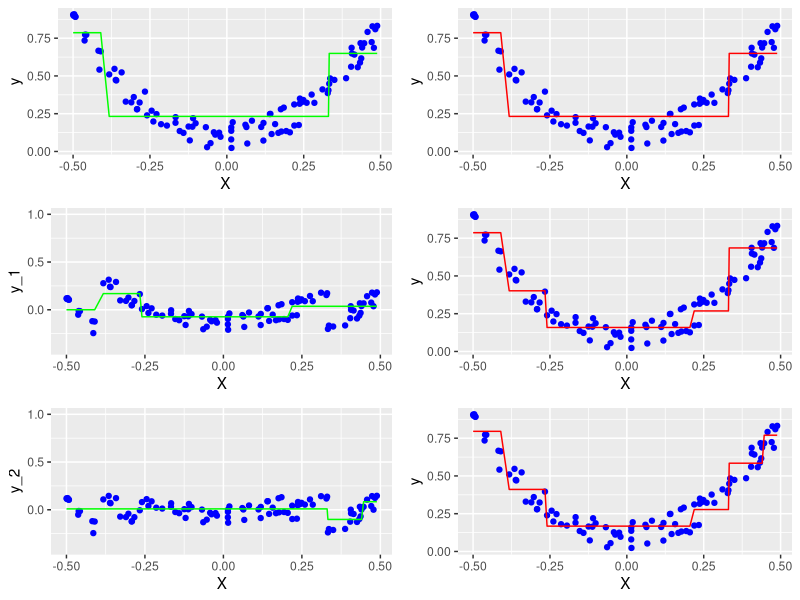

Here is the R script that generated this plot: (Note: this script raises an error after producing the figure.)
## ---- chunk 1
library(tidyverse)
library(rpart)
library(caret)

set.seed(42)
X <- runif(100, 0, 1) - 0.5
y <- 3*X**2 + 0.05 * runif(100,0,4)

df <- cbind(X,y) %>% as_tibble()

rm(X,y)

## ---- chunk 2
tree_1 <- rpart(y~X, data=df, method='anova', control=list(cp=0.0000001, maxdepth=2))                

df <- df %>% mutate(h_1 = predict(tree_1, df),
                p_1 = h_1,
                y_1 = y - p_1)

## ---- chunk 3
tree_2 <- rpart(y_1~X, data=df, method='anova', control=list(cp=0.0000001, maxdepth=2))                
df <- df %>% mutate(h_2 = predict(tree_2, df),
                    p_2 = p_1 + h_2,
                    y_2 = y - p_2)
## ---- chunk 4
tree_3 <- rpart(y_2~X, data=df, method='anova', control=list(cp=0.0000001, maxdepth=2))                

df <- df %>% mutate(h_3 = predict(tree_3, df),
                    p_3 = p_2 + h_3,
                    y_3 = y - p_3)

tree_4 <- rpart(y_3~X, data=df, method='anova', control=list(cp=0.0000001, maxdepth=2))                

df <- df %>% mutate(h_4 = predict(tree_4, df),
                    p_4 = p_3 + h_4,
                    y_4 = y - p_4)

tree_5 <- rpart(y_4~X, data=df, method='anova', control=list(cp=0.0000001, maxdepth=2))                

df <- df %>% mutate(h_5 = predict(tree_5, df),
                    p_5 = p_4 + h_5,
                    y_5 = y - p_5)

tree_6 <- rpart(y_5~X, data=df, method='anova', control=list(cp=0.0000001, maxdepth=2))                

df <- df %>% mutate(h_6 = predict(tree_6, df),
                    p_6 = p_5 + h_6,
                    y_6 = y - p_6)

## ---- chunk 5
ggpubr::ggarrange(ncol=2, nrow=3,
                  ggplot(df) + 
                          geom_point(aes(x=X, y=y), color='blue') + 
                          geom_line(aes(x=X, y=h_1), color='green'),
                  ggplot(df) + 
                          geom_point(aes(x=X, y=y), color='blue') + 
                          geom_line(aes(x=X, y=p_1), color='red'),
                  ggplot(df) + 
                          geom_point(aes(x=X, y=y_1), color='blue') + 
                          geom_line(aes(x=X, y=h_2), color='green') +
                          scale_y_continuous(limits=c(-0.4,1)),
                  ggplot(df) + 
                          geom_point(aes(x=X, y=y), color='blue') + 
                          geom_line(aes(x=X, y=p_2), color='red'),
                  ggplot(df) + 
                          geom_point(aes(x=X, y=y_2), color='blue') + 
                          geom_line(aes(x=X, y=h_3), color='green') +
                          scale_y_continuous(limits=c(-0.4,1)),
                  ggplot(df) + 
                          geom_point(aes(x=X, y=y), color='blue') + 
                          geom_line(aes(x=X, y=p_3), color='red')
)
## ---- chunk 6
trainControl <- trainControl(method='none')

gbm <- train(y~X, method='gbm',
             data=df,
             trControl=trainControl,
             tuneGrid=data.frame(n.trees=3,
                                 interaction.depth=3,
                                 shrinkage=1.0,
                                 n.minobsinnode=2)
)


gbm_n3_s01 <- train(y~X, method='gbm',
             data=df,
             trControl=trainControl,
             tuneGrid=data.frame(n.trees=3,
                                 interaction.depth=3,
                                 shrinkage=0.1,
                                 n.minobsinnode=2)
             )

gbm_n200_s1 <- train(y~X, method='gbm',
             data=df,
             trControl=trainControl,
             tuneGrid=data.frame(n.trees=200,
                                 interaction.depth=3,
                                 shrinkage=1,
                                 n.minobsinnode=2)
             )

gbm_slow <- train(y~X, method='gbm',
             data=df,
             trControl=trainControl,
             tuneGrid=data.frame(n.trees=200,
                                 interaction.depth=3,
                                 shrinkage=0.1,
                                 n.minobsinnode=2)
             )


## ---- chunk 7
df <- df %>% mutate(y_gbm=predict(gbm, df),
                    y_gbm_n3_s01=predict(gbm_n3_s01, df),
                    y_gbm_n200_s1=predict(gbm_n200_s1, df),
                    y_gbm_slow=predict(gbm_slow, df)
                    )

ggpubr::ggarrange(
ggplot(df) + 
        geom_point(aes(x=X, y=y), color='blue') + 
        geom_line(aes(x=X,y=y_gbm)) +
        labs(title='n.trees=3, shrinkage=1'),

ggplot(df) + 
        geom_point(aes(x=X, y=y), color='blue') + 
        geom_line(aes(x=X,y=y_gbm_n3_s01)) +
        labs(title='n.trees=3, shrinkage=0.1'),


ggplot(df) + 
        geom_point(aes(x=X, y=y), color='blue') + 
        geom_line(aes(x=X,y=y_gbm_n200_s1)) +
        labs(title='n.trees=200, shrinkage=1'),

ggplot(df) + 
        geom_point(aes(x=X, y=y), color='blue') + 
        geom_line(aes(x=X,y=y_gbm_slow)) +
        labs(title='n.trees=200, shrinkage=0.1')
)
